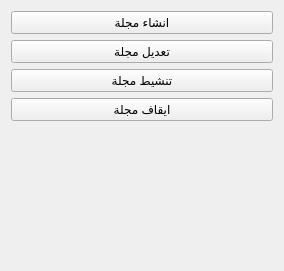
             <widget class="QWidget" name="QM_Promotion_Magazine">
              <property name="geometry">
               <rect>
                <x>0</x>
                <y>0</y>
                <width>284</width>
                <height>271</height>
               </rect>
              </property>
              <attribute name="label">
               <string>المجلة</string>
              </attribute>
              <layout class="QGridLayout" name="gridLayout_7">
               <item row="0" column="0">
                <widget class="QPushButton" name="QAct_Magazine_Add">
                 <property name="text">
                  <string>انشاء مجلة</string>
                 </property>
                </widget>
               </item>
               <item row="1" column="0">
                <widget class="QPushButton" name="QAct_Magazine_Edit">
                 <property name="text">
                  <string>تعديل مجلة</string>
                 </property>
                </widget>
               </item>
               <item row="2" column="0">
                <widget class="QPushButton" name="QAct_Magazine_Actiavte">
                 <property name="text">
                  <string>تنشيط مجلة</string>
                 </property>
                </widget>
               </item>
               <item row="3" column="0">
                <widget class="QPushButton" name="QAct_Magazine_Deactivate">
                 <property name="text">
                  <string>ايقاف مجلة</string>
                 </property>
                </widget>
               </item>
               <item row="4" column="0">
                <spacer name="verticalSpacer_5">
                 <property name="orientation">
                  <enum>Qt::Vertical</enum>
                 </property>
                 <property name="sizeHint" stdset="0">
                  <size>
                   <width>20</width>
                   <height>60</height>
                  </size>
                 </property>
                </spacer>
               </item>
              </layout>
             </widget>
